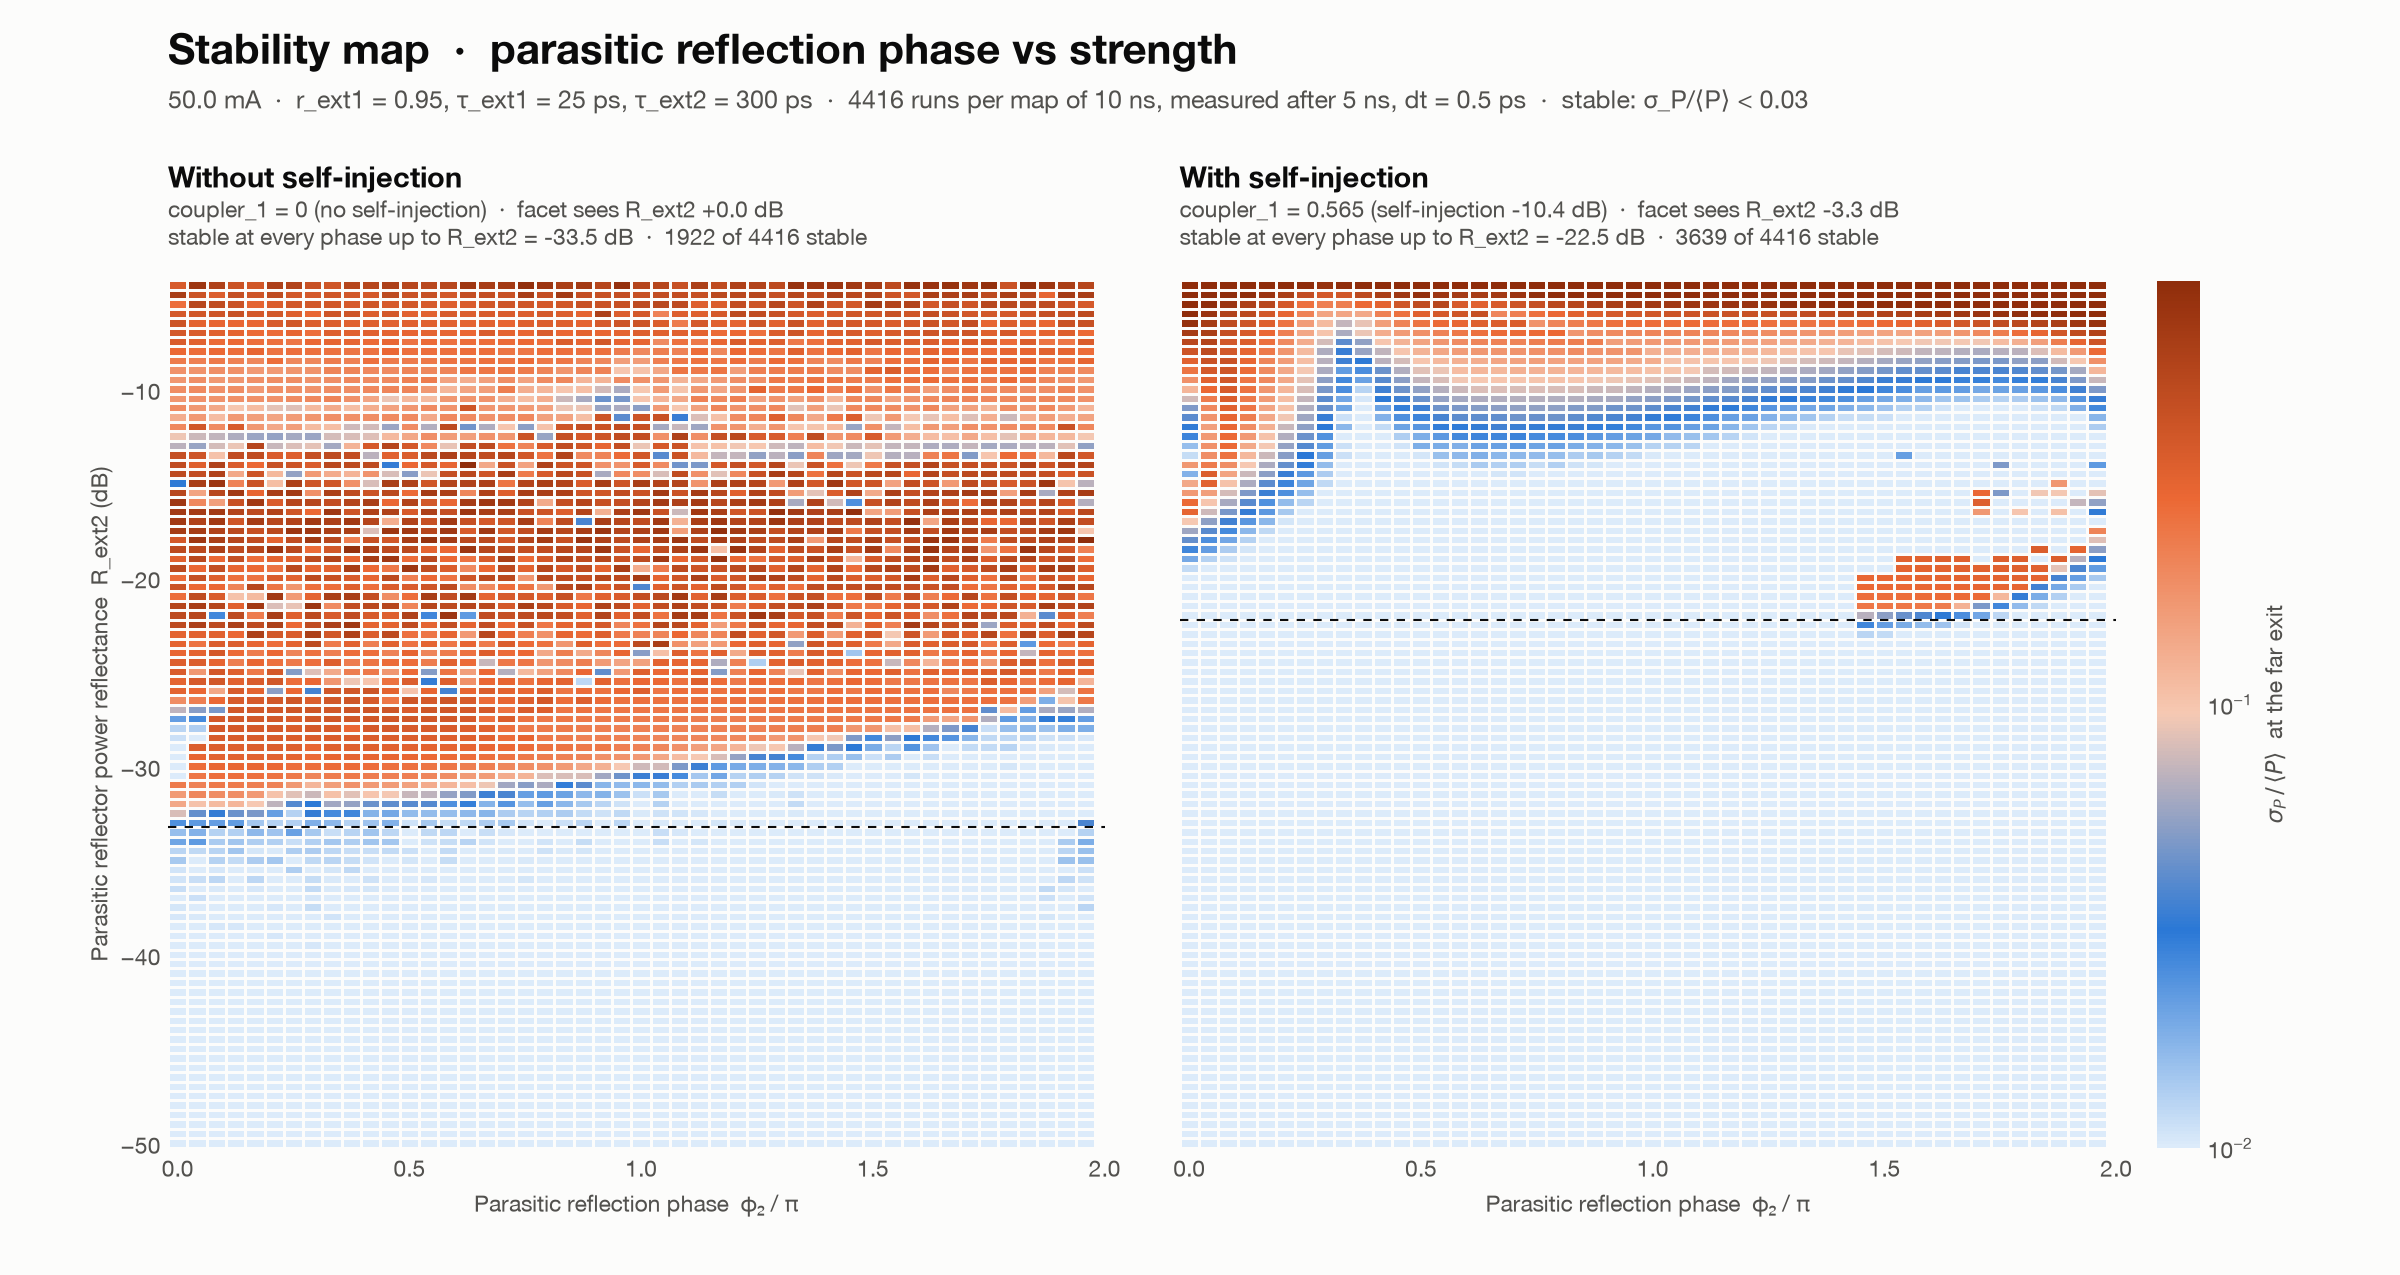

Source code (Python):
"""Stability map over the parasitic reflector's phase and power reflectance, with and without self-injection.

Uses the model in transient_response_noise.py unchanged. For each configuration (a coupler_1 value; 0 means no
self-injection) and each grid point it sets r_ext2 and phase_2, runs a turn-on, and measures sigma_P / <P> of the
far-exit power after settle_time.

Axes:
  phase_2  extra round-trip phase of the parasitic arm, 0..2pi. frequency * tau_ext2 is held fixed, so this covers
           every parasitic feedback phase.
  R_ext2   power reflectance of the parasitic reflector, r_ext2^2, in dB. The feedback reaching the laser facet is
           weaker by the coupler: 20 log10(n^2 r_ext2) = R_ext2 + 40 log10(n) dB, with n = sqrt(1 - coupler_1^2).

Lives in its own folder; every file it writes goes into that folder (OUTPUT_DIR), wherever it is run from.
"""
import os
import sys
import time
from multiprocessing import Pool

import numpy as np
import matplotlib.pyplot as plt

OUTPUT_DIR = os.path.dirname(os.path.abspath(__file__))  # This folder: all plots and data are saved here
sys.path.insert(0, os.path.dirname(OUTPUT_DIR))  # The model lives one folder up

import transient_response_noise as model


def run_point(args):
    """One grid point: returns (config, i, j, sigma_P / <P>, mean far-exit power in mW)."""
    c, i, j, coupler_1, R_dB, phase_2, phase_1, I, frequency, total_time, settle_time, dt, seed = args
    model.r_ext2 = 10 ** (R_dB / 20)  # R_dB = 10 log10(r_ext2^2); read by the model at run time
    laser = model.Laser(coupler_1=coupler_1, seed=seed, phase_1=phase_1, phase_2=phase_2)
    laser.dt = dt
    S, N, phi = laser.run(I, frequency, total_time)
    P = model.smooth(model.far_exit_power_mW(laser, S, phi), laser.dt)[int(settle_time / laser.dt):]
    return c, i, j, model.intensity_fluctuation(P), P.mean()


def sweep_phase_reflection(configs, levels_dB, phases, I, frequency, total_time, settle_time, dt, phase_1=0.0,
                           seed=0, workers=None):
    """Runs every (configuration, R_ext2, phase_2) point in parallel.

    configs: list of (label, coupler_1). Returns fluctuation and mean power arrays of shape
    (len(configs), len(levels_dB), len(phases)). Every run gets its own seed, so the maps are repeatable.
    """
    jobs = []
    for c, (_, coupler_1) in enumerate(configs):
        for i, R_dB in enumerate(levels_dB):
            for j, p2 in enumerate(phases):
                k = (c * len(levels_dB) + i) * len(phases) + j
                jobs.append((c, i, j, coupler_1, R_dB, p2, phase_1, I, frequency, total_time, settle_time, dt, seed + k))

    fluctuation = np.full((len(configs), len(levels_dB), len(phases)), np.nan)
    mean_power = np.full_like(fluctuation, np.nan)
    start = time.time()
    with Pool(workers or os.cpu_count()) as pool:
        for k, (c, i, j, f, p) in enumerate(pool.imap_unordered(run_point, jobs)):
            fluctuation[c, i, j], mean_power[c, i, j] = f, p
            print(f"[{k + 1}/{len(jobs)}] {configs[c][0]}: R_ext2 = {levels_dB[i]:.1f} dB, "
                  f"phase_2 = {phases[j] / np.pi:.2f} pi  fluctuation {f:.2e}  ({time.time() - start:.0f} s)")
    return fluctuation, mean_power


def worst_case_limit(levels_dB, fluctuation, stable_below):
    """Highest R_ext2 up to which every phase is stable (all lower levels too), or None if the lowest level fails."""
    all_stable = np.all(fluctuation < stable_below, axis=1)
    if not all_stable[0]:
        return None
    first_fail = np.flatnonzero(~all_stable)
    return levels_dB[first_fail[0] - 1] if len(first_fail) else levels_dB[-1]


def plot_maps(configs, levels_dB, phases, fluctuation, I, total_time, settle_time, dt, stable_below=1e-2,
              filename=os.path.join(OUTPUT_DIR, "parasitic_phase_sweep.png")):
    """One colour map of sigma_P / <P> per configuration."""

    surface = "#fcfcfb"
    ink = "#0b0b0b"
    ink_2 = "#52514e"
    ink_3 = "#8a8984"
    grid = "#e6e5e1"
    blue, orange = "#2a78d6", "#eb6834"

    plt.rcParams.update({
        "font.family": ["Helvetica Neue", "Helvetica", "Arial", "DejaVu Sans"],
        "font.size": 11,
        "axes.edgecolor": grid,
        "axes.labelcolor": ink_2,
        "xtick.color": ink_2,
        "ytick.color": ink_2,
        "xtick.major.size": 0,
        "ytick.major.size": 0,
        "ytick.minor.size": 0,
    })

    from matplotlib.colors import LinearSegmentedColormap, LogNorm
    cmap = LinearSegmentedColormap.from_list("stability", ["#dcebfa", blue, "#f6c9b3", orange, "#8f2d0b"])
    # Centre the colour change on the stability cutoff: blue below it, orange above
    norm = LogNorm(stable_below / 3, stable_below * 30)

    fig, axes = plt.subplots(1, len(configs), figsize=(8 * len(configs), 8.5), sharey=True, facecolor=surface,
                             squeeze=False)
    axes = axes[0]
    fig.subplots_adjust(left=0.07, right=0.92, top=0.78, bottom=0.1, wspace=0.08)

    phase_pi = np.asarray(phases) / np.pi
    for c, ((label, coupler_1), ax) in enumerate(zip(configs, axes)):
        ax.set_facecolor(surface)
        for side in ("top", "right", "left", "bottom"):
            ax.spines[side].set_visible(False)
        f = fluctuation[c]
        mesh = ax.pcolormesh(phase_pi, levels_dB, np.clip(f, 1e-12, None), cmap=cmap, norm=norm,
                             shading="nearest", edgecolors=surface, linewidth=0.5)
        stable = f < stable_below

        # Worst case over phase: the parasitic reflection this configuration tolerates whatever its phase
        limit = worst_case_limit(levels_dB, f, stable_below)
        if limit is not None:
            step = levels_dB[1] - levels_dB[0] if len(levels_dB) > 1 else 0
            ax.axhline(limit + step / 2, color=ink, linewidth=1, linestyle=(0, (4, 4)))  # Edge between rows
            limit_text = f"stable at every phase up to R_ext2 = {limit:g} dB"
        else:
            limit_text = f"unstable at some phase even at {levels_dB[0]:g} dB"

        n = np.sqrt(1 - coupler_1**2)
        injection = (f"self-injection {20 * np.log10(coupler_1**2 * model.r_ext1):.1f} dB" if coupler_1 > 0
                     else "no self-injection")
        ax.text(0, 1.1, label, transform=ax.transAxes, color=ink, fontsize=14, fontweight="bold", va="bottom")
        ax.text(0, 1.035, f"coupler_1 = {coupler_1:g} ({injection})  ·  facet sees R_ext2 {40 * np.log10(n):+.1f} dB\n"
                f"{limit_text}  ·  {stable.sum()} of {stable.size} stable",
                transform=ax.transAxes, color=ink_2, fontsize=11, va="bottom")
        ax.set_xlabel("Parasitic reflection phase  φ₂ / π")
        ax.set_xticks([0, 0.5, 1, 1.5, 2])
    axes[0].set_ylabel("Parasitic reflector power reflectance  R_ext2 (dB)")

    cbar = fig.colorbar(mesh, ax=axes, fraction=0.025, pad=0.02)
    cbar.outline.set_visible(False)
    cbar.set_label(r"$\sigma_P\,/\,\langle P\rangle$  at the far exit")

    fig.text(0.07, 0.95, "Stability map  ·  parasitic reflection phase vs strength", color=ink, fontsize=20,
             fontweight="bold")
    fig.text(0.07, 0.915,
             f"{I * 1e3:.1f} mA  ·  r_ext1 = {model.r_ext1}, τ_ext1 = 25 ps, τ_ext2 = 300 ps  ·  "
             f"{fluctuation[0].size} runs per map of {total_time * 1e9:g} ns, measured after {settle_time * 1e9:g} ns, "
             f"dt = {dt * 1e12:g} ps  ·  stable: σ_P/⟨P⟩ < {stable_below:g}",
             color=ink_2, fontsize=12)

    fig.savefig(filename, dpi=150, facecolor=surface)
    return fig


if __name__ == "__main__":
    I = 50e-3  # Drive current in A
    laser_frequency = 1.22e15  # Optical angular frequency 2*pi*c/1550 nm in rad/s
    phase_1 = 0.0  # Extra round-trip phase on the loop-mirror arm in rad (held fixed)

    configs = [("Without self-injection", 0.0), ("With self-injection", 0.565)]  # (label, coupler_1)
    levels_dB = np.arange(-50, -4, 0.5)  # Parasitic reflector power reflectance R_ext2 in dB
    phases = np.linspace(0, 2 * np.pi, 48, endpoint=False)  # phase_2 values; 2pi is the same as 0
    total_time = 1e-8  # Simulation length per run in s
    settle_time = 5e-9  # Time discarded before measuring, in s
    dt = 5e-13  # Time step in s, as in tau_coupler_sweep/tau_coupler_sweep.py
    # sigma_P / <P> below this counts as stable. Without self-injection the noise floor alone is ~0.7-0.9%, so 1% flags
    # noise as instability; real instability jumps straight to 10-30%, and 3% separates the two cleanly
    stable_below = 3e-2
    seed = 0
    workers = None  # Parallel processes; None uses every CPU core

    fluctuation, mean_power = sweep_phase_reflection(configs, levels_dB, phases, I, laser_frequency, total_time,
                                                     settle_time, dt, phase_1, seed, workers)
    # Save the raw numbers so the maps can be re-plotted without re-running
    np.savez(os.path.join(OUTPUT_DIR, "parasitic_phase_sweep.npz"),labels=[c[0] for c in configs], couplers=[c[1] for c in configs],
             levels_dB=levels_dB, phases=phases, fluctuation=fluctuation, mean_power=mean_power, I=I,
             total_time=total_time, settle_time=settle_time, dt=dt, phase_1=phase_1)
    plot_maps(configs, levels_dB, phases, fluctuation, I, total_time, settle_time, dt, stable_below)
    plt.show()
